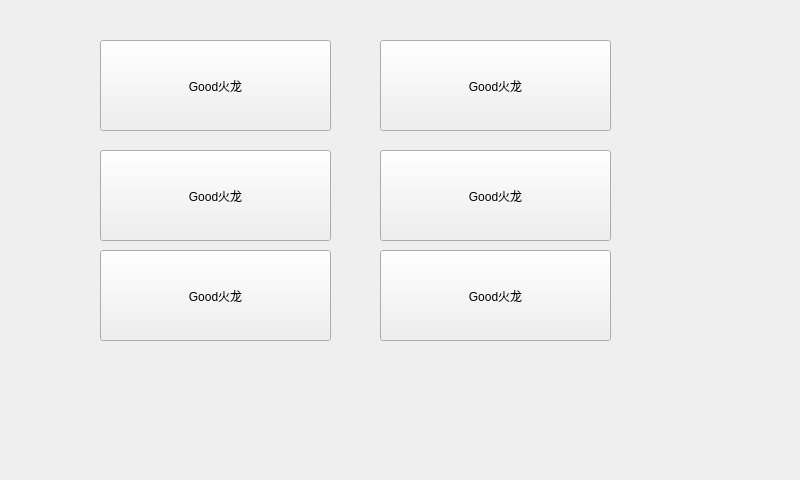
<?xml version="1.0" encoding="UTF-8"?>
<ui version="4.0">
 <class>MainWindow</class>
 <widget class="QMainWindow" name="MainWindow">
  <property name="geometry">
   <rect>
    <x>0</x>
    <y>0</y>
    <width>800</width>
    <height>480</height>
   </rect>
  </property>
  <property name="windowTitle">
   <string>MainWindow</string>
  </property>
  <widget class="QWidget" name="centralWidget">
   <widget class="QPushButton" name="pushButton">
    <property name="geometry">
     <rect>
      <x>100</x>
      <y>40</y>
      <width>231</width>
      <height>91</height>
     </rect>
    </property>
    <property name="text">
     <string>Good火龙</string>
    </property>
   </widget>
   <widget class="QPushButton" name="pushButton_2">
    <property name="geometry">
     <rect>
      <x>380</x>
      <y>40</y>
      <width>231</width>
      <height>91</height>
     </rect>
    </property>
    <property name="text">
     <string>Good火龙</string>
    </property>
   </widget>
   <widget class="QPushButton" name="pushButton_3">
    <property name="geometry">
     <rect>
      <x>100</x>
      <y>150</y>
      <width>231</width>
      <height>91</height>
     </rect>
    </property>
    <property name="text">
     <string>Good火龙</string>
    </property>
   </widget>
   <widget class="QPushButton" name="pushButton_4">
    <property name="geometry">
     <rect>
      <x>380</x>
      <y>150</y>
      <width>231</width>
      <height>91</height>
     </rect>
    </property>
    <property name="text">
     <string>Good火龙</string>
    </property>
   </widget>
   <widget class="QPushButton" name="pushButton_5">
    <property name="geometry">
     <rect>
      <x>100</x>
      <y>250</y>
      <width>231</width>
      <height>91</height>
     </rect>
    </property>
    <property name="text">
     <string>Good火龙</string>
    </property>
   </widget>
   <widget class="QPushButton" name="pushButton_6">
    <property name="geometry">
     <rect>
      <x>380</x>
      <y>250</y>
      <width>231</width>
      <height>91</height>
     </rect>
    </property>
    <property name="text">
     <string>Good火龙</string>
    </property>
   </widget>
  </widget>
 </widget>
 <layoutdefault spacing="6" margin="11"/>
 <resources/>
 <connections/>
</ui>
